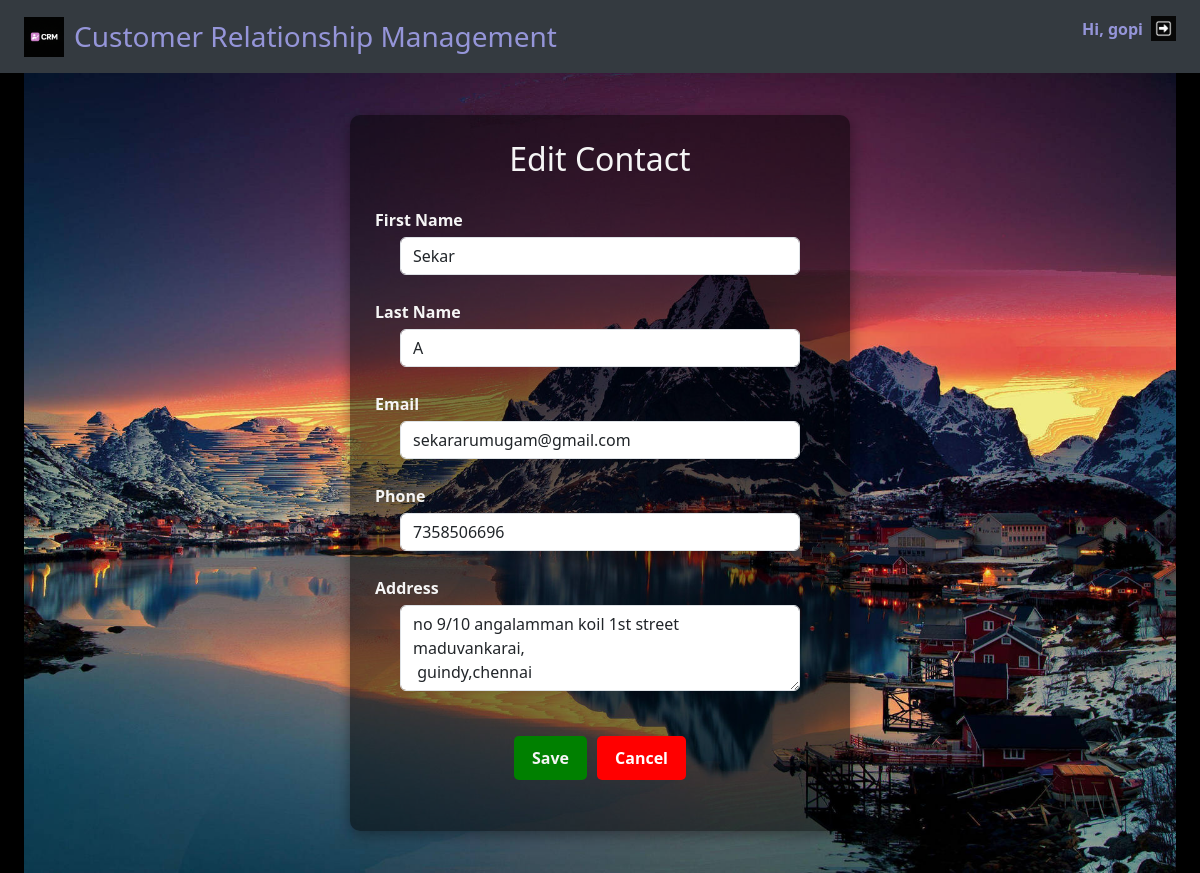
/contacts/5/edit/ (signed in), run on the app's committed database.
### crm/models.py (models this page shows, shortened)
class Contact(models.Model):
    first_name = models.CharField(max_length=50)
    last_name = models.CharField(max_length=50)
    email = models.EmailField(unique=True)
    phone = models.CharField(max_length=20, blank=True, null=True)
    company = models.CharField(max_length=100, blank=True, null=True)
    address = models.TextField(blank=True, null=True)
    created_at = models.DateTimeField(auto_now_add=True)

### crm/views.py (the view)
# urls.py: path('contacts/<int:pk>/edit/', views.contact_edit, name='contact_edit'),
@login_required
def contact_edit(request, pk):
    contact = get_object_or_404(Contact, pk=pk)
    if request.method == 'POST':
        form = ContactForm(request.POST, instance=contact)
        if form.is_valid():
            form.save()
            return redirect('contact_list')
    else:
        form = ContactForm(instance=contact)
    return render(request, 'crm/contact_form.html', {'form': form, 'contact': contact})

### crm/forms.py
class ContactForm(forms.ModelForm):
    class Meta:
        model = Contact
        fields = ['first_name', 'last_name', 'email', 'phone', 'address']
        widgets = {
            'first_name': forms.TextInput(attrs={'class': 'form-control', 'placeholder': 'Enter first name'}),
            'last_name': forms.TextInput(attrs={'class': 'form-control', 'placeholder': 'Enter last name'}),
            'email': forms.EmailInput(attrs={'class': 'form-control', 'placeholder': 'Enter email'}),
            'phone': forms.TextInput(attrs={'class': 'form-control', 'placeholder': 'Enter phone number'}),
            'address': forms.Textarea(attrs={'class': 'form-control', 'placeholder': 'Enter address', 'rows': 3}),
        }

### templates/crm/contact_form.html (shortened to what this page needs)
{% extends 'crm/base.html' %}
{% block content %}
{% load static %}
<div class="form-container">
  <div class="form-box">
    <h2 style="color: whitesmoke; margin-bottom: 20px;">
      {{ form.instance.pk|yesno:"Edit Contact,New Contact" }}
    </h2>
    <form method="POST" style="width: 100%; display: flex; flex-direction: column; align-items: center;">
      <label for="first_name">First Name</label>
      {{ form.first_name }}
      <label for="last_name">Last Name</label>
      {{ form.last_name }}
      <label for="email">Email</label>
      {{ form.email }}
      <label for="phone">Phone</label>
      {{ form.phone }}
      <label for="id_address">Address</label>
      {{ form.address }}
      <div style="margin-top: 20px; display: flex; justify-content: center; width: 100%;">
        <button type="submit" class="btn" style="font-weight: bold;color: whitesmoke;background-color:green;">Save</button>
        <a href="{% url 'contact_list' %}" class="btn" style="background-color: red;font-weight: bold;">Cancel</a>
      </div>
    </form>
  </div>
</div>
{% endblock %}

### templates/crm/base.html (shortened to what this page needs)
<html>
  <head>
    {% load static %}
    <link href="https://cdn.jsdelivr.net/npm/bootstrap@5.3.3/dist/css/bootstrap.min.css" rel="stylesheet">
    <link href="https://cdn.jsdelivr.net/npm/bootstrap-icons@1.10.5/font/bootstrap-icons.css" rel="stylesheet">
  </head>
  <body class="bg-light" style="min-height: 100vh; margin: 0;">
    <div class="w-100" style="min-height: 100vh; background-color:black;">
      <header class="d-flex justify-content-between align-items-center px-4 py-3" style="background-color: #343a40;">
        <div class="d-flex align-items-center">
          <img src="{% static 'images/finallogo.png' %}" alt="Logo" style="width:40px; height:40px; margin-right:10px;">
          <h1 class="h3 m-0" style="color:rgb(149, 149, 217);">Customer Relationship Management</h1>
        </div>
        <nav class="d-flex align-items-center">
          {% if user.is_authenticated %}
            <span class="fw-bold" style="color: rgb(149, 149, 217); font-weight: bold; text-align: center; margin-top: -15px;">
              Hi, {{ user.get_username }}
            </span>
            <form method="post" action="{% url 'logout' %}" class="d-inline ms-2">
              <button type="submit" style="background: transparent; border: none; padding: 0;">
                  <img src="{% static 'images/logoutlogo.png' %}" alt="Logout" style="width: 25px; height: 25px;">
              </button>
            </form>
          {% else %}
            <a class="btn btn-dark btn-sm me-2 fw-bold text-white" href="{% url 'login' %}">Login</a>
            <a class="btn btn-dark btn-sm fw-bold" href="{% url 'signup' %}">Sign up</a>
          {% endif %}
        </nav>
      </header>
      <div class="container-fluid px-4">
        {% block content %}{% endblock %}
      </div>
    </div>
  </body>
</html>

### data on the page
Contact: instance.pk "Edit Contact", first_name "Sekar", last_name "A", email "sekararumugam@gmail.com", phone "7358506696", address "no 9/10 angalamman koil 1st street maduvankarai, guindy,chennai"

### other printed values
{{ user.get_username }} "gopi"
